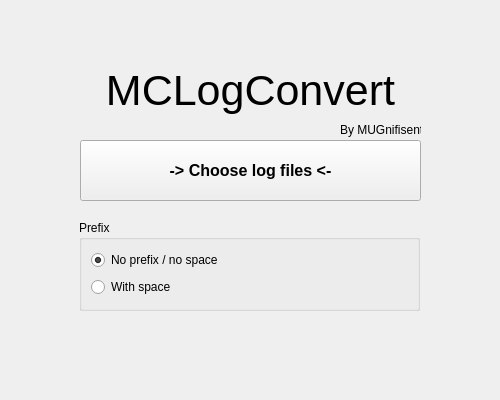
<?xml version="1.0" encoding="UTF-8"?>
<ui version="4.0">
 <class>MainWindow</class>
 <widget class="QMainWindow" name="MainWindow">
  <property name="geometry">
   <rect>
    <x>0</x>
    <y>0</y>
    <width>500</width>
    <height>400</height>
   </rect>
  </property>
  <property name="windowTitle">
   <string>MCLogConvert</string>
  </property>
  <widget class="QWidget" name="centralwidget">
   <widget class="QStackedWidget" name="stackedWidget">
    <property name="geometry">
     <rect>
      <x>0</x>
      <y>0</y>
      <width>501</width>
      <height>411</height>
     </rect>
    </property>
    <property name="currentIndex">
     <number>0</number>
    </property>
    <widget class="QWidget" name="title">
     <widget class="QLabel" name="label_2">
      <property name="geometry">
       <rect>
        <x>340</x>
        <y>120</y>
        <width>81</width>
        <height>20</height>
       </rect>
      </property>
      <property name="text">
       <string>By MUGnifisent</string>
      </property>
     </widget>
     <widget class="QLabel" name="label">
      <property name="geometry">
       <rect>
        <x>80</x>
        <y>60</y>
        <width>341</width>
        <height>61</height>
       </rect>
      </property>
      <property name="font">
       <font>
        <pointsize>32</pointsize>
       </font>
      </property>
      <property name="text">
       <string>MCLogConvert</string>
      </property>
      <property name="alignment">
       <set>Qt::AlignCenter</set>
      </property>
     </widget>
     <widget class="QPushButton" name="chooseLogFiles_pushButton">
      <property name="geometry">
       <rect>
        <x>80</x>
        <y>140</y>
        <width>341</width>
        <height>61</height>
       </rect>
      </property>
      <property name="font">
       <font>
        <pointsize>12</pointsize>
        <weight>75</weight>
        <bold>true</bold>
       </font>
      </property>
      <property name="text">
       <string>-&gt; Choose log files &lt;-</string>
      </property>
     </widget>
     <widget class="QGroupBox" name="prefix_groupBox">
      <property name="geometry">
       <rect>
        <x>79</x>
        <y>220</y>
        <width>341</width>
        <height>91</height>
       </rect>
      </property>
      <property name="title">
       <string>Prefix</string>
      </property>
      <layout class="QVBoxLayout" name="verticalLayout_4">
       <item>
        <widget class="QRadioButton" name="noPrefix_radioButton">
         <property name="text">
          <string>No prefix / no space</string>
         </property>
         <property name="checked">
          <bool>true</bool>
         </property>
        </widget>
       </item>
       <item>
        <widget class="QRadioButton" name="spacedPrefix_radioButton">
         <property name="text">
          <string>With space</string>
         </property>
        </widget>
       </item>
      </layout>
     </widget>
    </widget>
    <widget class="QWidget" name="parseOptions">
     <widget class="QDateTimeEdit" name="start_dateTimeEdit">
      <property name="geometry">
       <rect>
        <x>90</x>
        <y>60</y>
        <width>194</width>
        <height>22</height>
       </rect>
      </property>
      <property name="date">
       <date>
        <year>2025</year>
        <month>1</month>
        <day>1</day>
       </date>
      </property>
      <property name="displayFormat">
       <string>dd.MM.yyyy HH:mm:ss</string>
      </property>
     </widget>
     <widget class="QLabel" name="label_3">
      <property name="geometry">
       <rect>
        <x>70</x>
        <y>0</y>
        <width>331</width>
        <height>61</height>
       </rect>
      </property>
      <property name="font">
       <font>
        <pointsize>32</pointsize>
       </font>
      </property>
      <property name="text">
       <string>Parse options</string>
      </property>
      <property name="alignment">
       <set>Qt::AlignCenter</set>
      </property>
     </widget>
     <widget class="QLabel" name="label_4">
      <property name="geometry">
       <rect>
        <x>30</x>
        <y>60</y>
        <width>61</width>
        <height>21</height>
       </rect>
      </property>
      <property name="text">
       <string>Start time:</string>
      </property>
     </widget>
     <widget class="QDateTimeEdit" name="end_dateTimeEdit">
      <property name="geometry">
       <rect>
        <x>90</x>
        <y>100</y>
        <width>194</width>
        <height>22</height>
       </rect>
      </property>
      <property name="date">
       <date>
        <year>2025</year>
        <month>1</month>
        <day>1</day>
       </date>
      </property>
      <property name="time">
       <time>
        <hour>1</hour>
        <minute>0</minute>
        <second>0</second>
       </time>
      </property>
      <property name="displayFormat">
       <string>dd.MM.yyyy HH:mm:ss</string>
      </property>
     </widget>
     <widget class="QLabel" name="label_5">
      <property name="geometry">
       <rect>
        <x>30</x>
        <y>100</y>
        <width>61</width>
        <height>21</height>
       </rect>
      </property>
      <property name="text">
       <string>End time:</string>
      </property>
     </widget>
     <widget class="QCheckBox" name="ignoreLines_checkBox">
      <property name="geometry">
       <rect>
        <x>30</x>
        <y>140</y>
        <width>171</width>
        <height>20</height>
       </rect>
      </property>
      <property name="text">
       <string>Ignore lines, that start with:</string>
      </property>
     </widget>
     <widget class="QLineEdit" name="ignoreLineStart_lineEdit">
      <property name="geometry">
       <rect>
        <x>210</x>
        <y>140</y>
        <width>21</width>
        <height>21</height>
       </rect>
      </property>
      <property name="text">
       <string>(</string>
      </property>
     </widget>
     <widget class="QLabel" name="label_6">
      <property name="geometry">
       <rect>
        <x>240</x>
        <y>140</y>
        <width>81</width>
        <height>21</height>
       </rect>
      </property>
      <property name="text">
       <string>, and end with:</string>
      </property>
     </widget>
     <widget class="QLineEdit" name="ignoreLineEnd_lineEdit">
      <property name="geometry">
       <rect>
        <x>330</x>
        <y>140</y>
        <width>21</width>
        <height>21</height>
       </rect>
      </property>
      <property name="text">
       <string>)</string>
      </property>
     </widget>
     <widget class="QLabel" name="label_7">
      <property name="geometry">
       <rect>
        <x>370</x>
        <y>140</y>
        <width>16</width>
        <height>21</height>
       </rect>
      </property>
      <property name="text">
       <string>.</string>
      </property>
     </widget>
     <widget class="QCheckBox" name="italicizeLines_checkBox">
      <property name="geometry">
       <rect>
        <x>30</x>
        <y>170</y>
        <width>171</width>
        <height>20</height>
       </rect>
      </property>
      <property name="text">
       <string>Italicize lines, that start with:</string>
      </property>
     </widget>
     <widget class="QLabel" name="label_8">
      <property name="geometry">
       <rect>
        <x>370</x>
        <y>170</y>
        <width>16</width>
        <height>21</height>
       </rect>
      </property>
      <property name="text">
       <string>.</string>
      </property>
     </widget>
     <widget class="QLabel" name="label_9">
      <property name="geometry">
       <rect>
        <x>240</x>
        <y>170</y>
        <width>81</width>
        <height>21</height>
       </rect>
      </property>
      <property name="text">
       <string>, and end with:</string>
      </property>
     </widget>
     <widget class="QLineEdit" name="italicizeLineEnd_lineEdit">
      <property name="geometry">
       <rect>
        <x>330</x>
        <y>170</y>
        <width>21</width>
        <height>21</height>
       </rect>
      </property>
      <property name="text">
       <string>*</string>
      </property>
     </widget>
     <widget class="QLineEdit" name="italicizeLineStart_lineEdit">
      <property name="geometry">
       <rect>
        <x>210</x>
        <y>170</y>
        <width>21</width>
        <height>21</height>
       </rect>
      </property>
      <property name="text">
       <string>*</string>
      </property>
     </widget>
     <widget class="QScrollArea" name="scrollArea">
      <property name="geometry">
       <rect>
        <x>29</x>
        <y>209</y>
        <width>431</width>
        <height>161</height>
       </rect>
      </property>
      <property name="widgetResizable">
       <bool>true</bool>
      </property>
      <widget class="QWidget" name="scrollAreaWidgetContents">
       <property name="geometry">
        <rect>
         <x>0</x>
         <y>0</y>
         <width>429</width>
         <height>159</height>
        </rect>
       </property>
       <layout class="QVBoxLayout" name="verticalLayout_3"/>
      </widget>
     </widget>
     <widget class="QLabel" name="label_10">
      <property name="geometry">
       <rect>
        <x>40</x>
        <y>190</y>
        <width>151</width>
        <height>16</height>
       </rect>
      </property>
      <property name="text">
       <string>NICKNAME &lt;---&gt; COLOR</string>
      </property>
     </widget>
     <widget class="QGroupBox" name="groupBox">
      <property name="geometry">
       <rect>
        <x>299</x>
        <y>52</y>
        <width>81</width>
        <height>81</height>
       </rect>
      </property>
      <property name="title">
       <string>Convert to:</string>
      </property>
      <layout class="QVBoxLayout" name="verticalLayout">
       <item>
        <widget class="QCheckBox" name="convertToHtml_checkBox">
         <property name="text">
          <string>.html</string>
         </property>
        </widget>
       </item>
       <item>
        <widget class="QCheckBox" name="convertToPdf_checkBox">
         <property name="text">
          <string>.pdf</string>
         </property>
        </widget>
       </item>
      </layout>
     </widget>
     <widget class="QPushButton" name="convert_pushButton">
      <property name="geometry">
       <rect>
        <x>380</x>
        <y>52</y>
        <width>81</width>
        <height>141</height>
       </rect>
      </property>
      <property name="text">
       <string>CONVERT</string>
      </property>
     </widget>
    </widget>
   </widget>
  </widget>
 </widget>
 <resources/>
 <connections/>
</ui>
